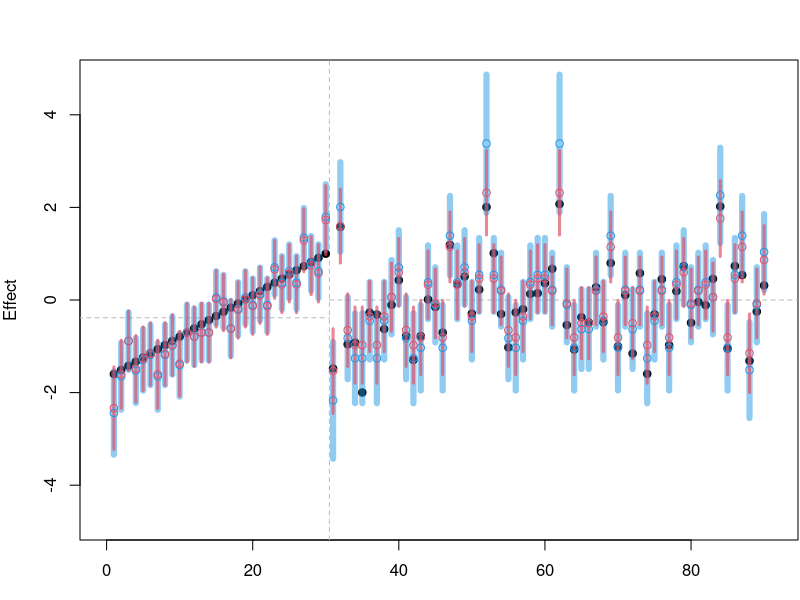

Reproduce this figure in R.
## ---- chunk 1
knitr::opts_chunk$set(
	message = FALSE,
	warning = FALSE,
	#results = 'hold',
	out.width = "100%",
	fig.align = 'center',
	comment = "",
	fig.dim = c(10, 5.5),
   # dev='svglite',
   dev.args = list(bg = "transparent"),
   NULL
)
## ---- chunk 2
logistic = function(x) 1 / (1 + exp(-x))
logit = function( p ) log( p/(1-p) )
rbern = function( p, n=length(p) ) rbinom( n=n, size=1, prob=p )

set.seed(12)
n_item = 30    # number of items
n_subj = 60    # number of subjects
n_resp = n_item * n_subj
n_param = n_item + n_subj
A = rnorm( n_subj )  # Person ability
E = seq( -1.6, 1, length=n_item )  # Item easiness

# The data
d = expand.grid( Sid=1:n_subj, Iid=1:n_item, KEEP.OUT.ATTRS = F )
d$mu = A[d$Sid] + E[d$Iid]
d$R = rbern( logistic( d$mu ) )
d$Sid = factor(d$Sid)
d$Iid = factor(d$Iid)
## ---- chunk 3
d1 = d
contrasts(d1$Sid) = contr.sum( n_subj )
m1 = glm( R ~ -1 + Iid + Sid, data=d1, family=binomial("logit") )

# Construct contrast matrix
Cmat = diag(0, nrow=n_item+n_subj)[, -1]
diag(Cmat)[1:n_item] = 1
idxS = 1:n_subj + n_item
Cmat[idxS, idxS[-length(idxS)]] = contr.sum( n_subj )

# Reconstruct estimates with the constrast matrix
m1_eff = (Cmat %*% coef(m1))[, 1]
# Reconstruct std. error of the estimates with the constrast matrix
Vmat = Cmat %*% vcov(m1) %*% t(Cmat) 
m1_se = sqrt(diag(Vmat))
## ---- chunk 4
library(lme4)
m2 = glmer( R ~ -1 + Iid + (1|Sid), data=d, family=binomial('logit') )
## ---- chunk 5
m2_eff.item = fixef(m2)
m2_eff.subj = ranef(m2)$Sid[, 1]
## ---- chunk 6
m2_se.item = arm::se.fixef(m2)
m2_se.subj = arm::se.ranef(m2)$Sid[, 1]
## ---- chunk 7
# Set figure margins
par(oma=c(0,0,0,0))  # outer margin
par(mar=c(3, 4, 3, .1) )  # margin

# Concatenate item/subj effects/std to match m1_eff/m1_se
m2_eff = c( m2_eff.item, m2_eff.subj )
m2_se = c( m2_se.item, m2_se.subj )

#' Function stolen from `rethinking::col.alpha()`
col.alpha = function (acol, alpha = 0.5) {
  acol = col2rgb(acol)
  acol = rgb(acol[1]/255, acol[2]/255, acol[3]/255, alpha)
  acol
}

# Plot for comparing `m1` & `m2`
plot( 1, type="n", ylim = c(-4.8, 4.8), xlim=c( 0, n_subj+n_item + 1 ),
      ylab="Effect", xlab="Item Index" )
abline( v=n_item + .5, lty=2, col="grey" )
segments( -5, mean(m2_eff.item), n_item+.5, lty=2, col="grey" )
segments( n_item+.5, 0, 1000, lty=2, col="grey" )
points( c(E, A), pch=19 )
# Uncertainty bars
for (i in seq_along(m2_se)) {
  lines( c(i,i), m1_eff[i] + c(-2,2)*m1_se[i], col=col.alpha(4), lwd=6 )
  lines( c(i,i), m2_eff[i] + c(-2,2)*m2_se[i], col=col.alpha(2,.7), lwd=3 )
}
points( m1_eff, col=4 )
points( m2_eff, col=2 )
## ---- chunk 8
m2.2 = glmer( R ~ 1 + (1|Iid) + (1|Sid), data=d, family=binomial('logit') )

m2.2_eff.subj = ranef(m2.2)$Sid[, 1]
m2.2_eff.item = ranef(m2.2)$Iid[, 1] + fixef(m2.2)[["(Intercept)"]]
m2.2_eff = c( m2.2_eff.item, m2.2_eff.subj )
m2.2_se = arm::se.ranef( m2.2 )
m2.2_se = c( m2.2_se$Iid, m2.2_se$Sid )
## ---- chunk 9
Cmat = contr.sum(3)  # Contrast matrix coding sum-to-zero constraint
eff = c( E1=1.5, E2=1.7 )  # Made-up effect of S1 and S2
Cmat %*% eff
## ---- chunk 10
Cmat = contr.sum(3)  # Contrast matrix for coding sum-to-zero constraint
# Made-up variances-covariances matrix of the estimates
Vmat = matrix(c( 0.3, -0.01,
                 0.0,  0.4  ), 
              byrow=T, nrow=2 )
Cmat %*% Vmat %*% t(Cmat)  # Reconstructed variance-covariance matrix
